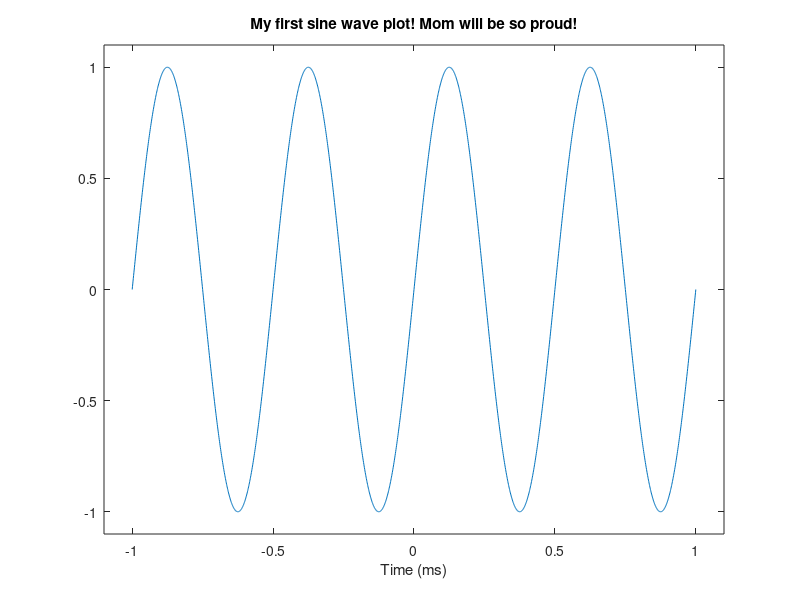
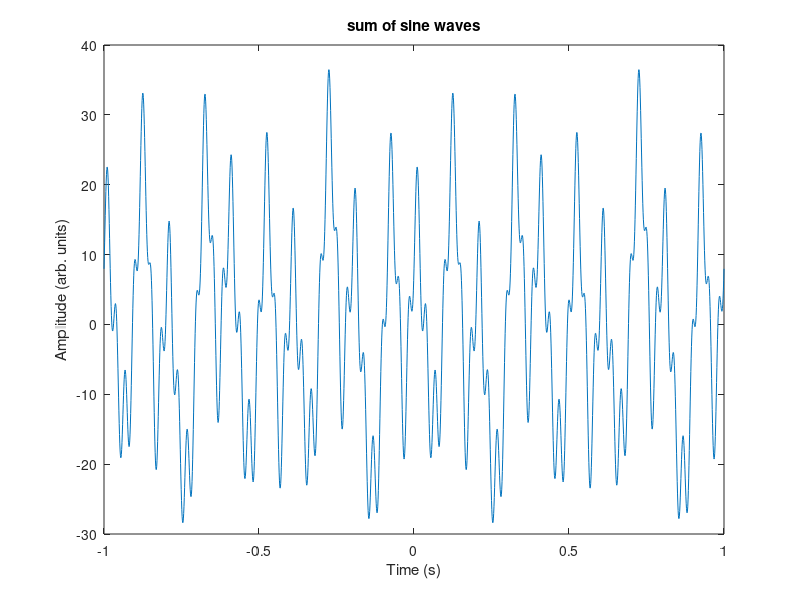
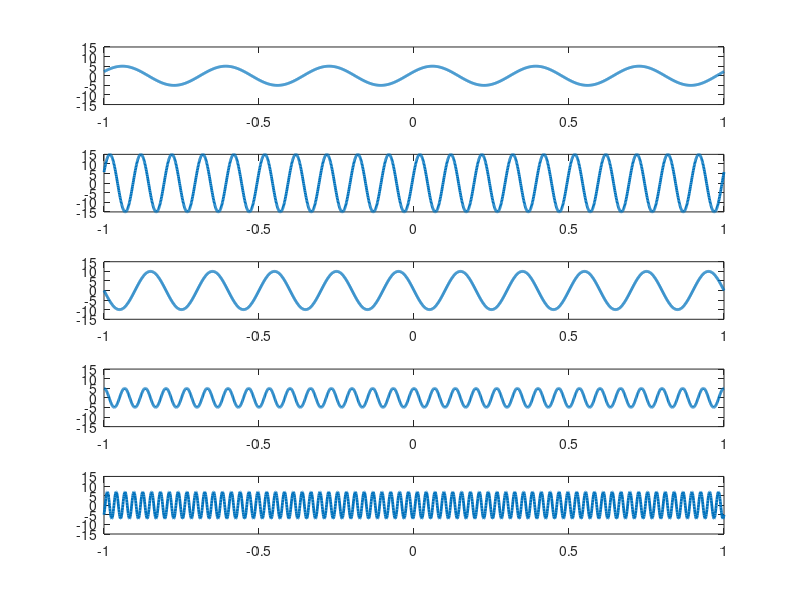
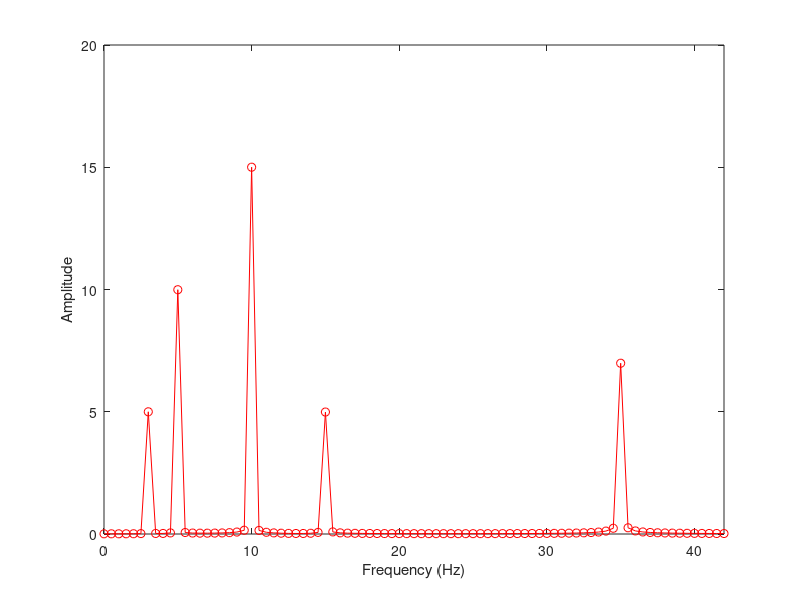

MATLAB code to generate these figures, in order:
% mikeXcohen@gmail.com

%% plot a sine wave

% define some variables
freq = 2;         % frequency in Hz
time = -1:.001:1; % -1 to 1 seconds in millisecond steps

% now create the sinewave
sinewaveDemo = 1*sin(2*pi*freq*time + 0);

% now plot it!
figure(1), clf
plot(time,sinewaveDemo)

% optional prettification of the plot
set(gca,'xlim',[-1.1 1.1],'ylim',[-1.1 1.1]); 
xlabel('Time (ms)')
title('My first sine wave plot! Mom will be so proud!')

%% the sum of sine waves can appear like a complicated time series

% create a few sine waves and sum

% define a sampling rate
srate = 1000;

% list some frequencies
frex = [ 3   10   5   15   35 ];

% list some random amplitudes... make sure there are the same number of
% amplitudes as there are frequencies!
amplit = [ 5   15   10   5   7 ];

% phases... list some random numbers between -pi and pi
phases = [  pi/7  pi/8  pi  pi/2  -pi/4 ];

% define time...
time = -1:1/srate:1;


% now we loop through frequencies and create sine waves
sine_waves = zeros(length(frex),length(time));
for fi=1:length(frex)
    sine_waves(fi,:) = amplit(fi) * sin(2*pi*time*frex(fi) + phases(fi));
end

% now plot the result
figure(2), clf
plot(time,sum(sine_waves))
title('sum of sine waves')
xlabel('Time (s)'), ylabel('Amplitude (arb. units)')


% now plot each wave separately
figure(3), clf
for fi=1:length(frex)
    subplot(length(frex),1,fi)
    plot(time, sine_waves(fi,:), 'LineWidth', 2)
    % to plot only one of these sine waves per iteration inside this loop
    axis([ time([1 end]) -max(amplit) max(amplit) ])
end

%% Now compute Fourier representation of summed sine waves

% take Fourier transform (via fast-Fourier transform)
sineX = fft( sum(sine_waves) )/length(time);

% define vector of frequencies in Hz
hz = linspace(0,srate/2,floor(length(time)/2)+1);

figure(4), clf
plot(hz,2*abs(sineX(1:length(hz))),'ro-')

% make the plot look a bit nicer
set(gca,'xlim',[0 max(frex)*1.2])
xlabel('Frequency (Hz)'), ylabel('Amplitude')

%% end.
